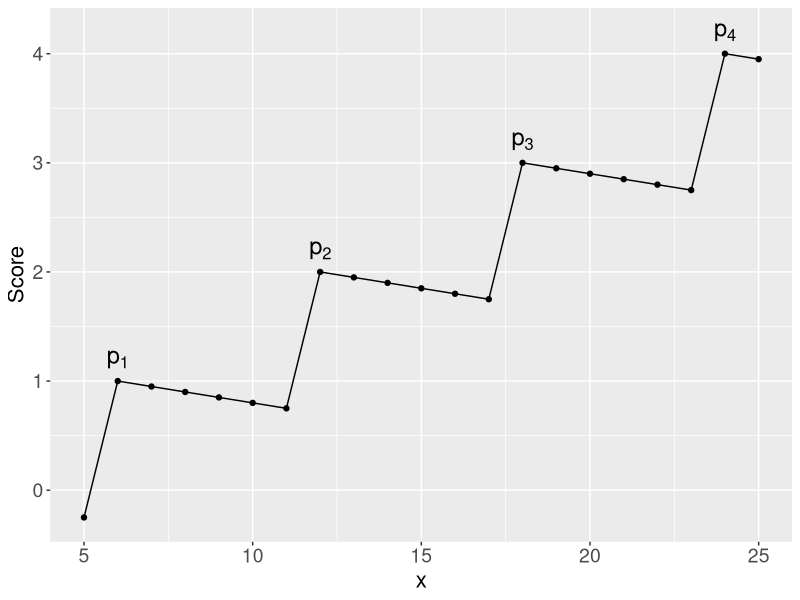

Write R code to recreate this figure.
rm(list = ls())

library(ggplot2)

plot_dir = '../plots'
if(!dir.exists(plot_dir)) dir.create(plot_dir)

sawtooth_func = function(x, k, d, a, w){
  return(k * x - (k + d) * ((x - a) %% w))
}
parameterized_sawtooth_func = function(x){
  return(sawtooth_func(x, 1/6, 0.05, 6, 6))
}

df_sawtooth = data.frame(data = matrix(nrow = 0, ncol = 2))
colnames(df_sawtooth) = c('x', 'y')

for(x in 5:25){
  df_sawtooth[nrow(df_sawtooth) + 1,] = c(x, parameterized_sawtooth_func(x))
}

df_sawtooth$label = ''
df_sawtooth[df_sawtooth$x == 6,]$label = 'p[1]'
df_sawtooth[df_sawtooth$x == 12,]$label = 'p[2]'
df_sawtooth[df_sawtooth$x == 18,]$label = 'p[3]'
df_sawtooth[df_sawtooth$x == 24,]$label = 'p[4]'

ggplot(df_sawtooth, aes(x = x, y = y)) + 
  geom_line() + 
  geom_point() +
  geom_text(aes(y = y + 0.2, label = label), size = 6, parse = T) + 
  xlab('x') + 
  ylab('Score') + 
  theme(axis.text = element_text(size = 14)) + 
  theme(axis.title = element_text(size = 16))
ggsave(paste0(plot_dir, '/sawtooth_conceptual_figure.pdf'), units = 'in', width = 5, height = 5)

